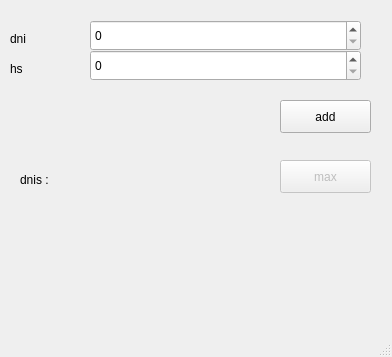
<?xml version="1.0" encoding="UTF-8"?>
<ui version="4.0">
 <class>MainWindow</class>
 <widget class="QMainWindow" name="MainWindow">
  <property name="geometry">
   <rect>
    <x>0</x>
    <y>0</y>
    <width>392</width>
    <height>357</height>
   </rect>
  </property>
  <property name="windowTitle">
   <string>MainWindow</string>
  </property>
  <widget class="QWidget" name="centralwidget">
   <widget class="QLabel" name="label">
    <property name="geometry">
     <rect>
      <x>10</x>
      <y>30</y>
      <width>64</width>
      <height>17</height>
     </rect>
    </property>
    <property name="text">
     <string>dni</string>
    </property>
   </widget>
   <widget class="QLabel" name="label_2">
    <property name="geometry">
     <rect>
      <x>10</x>
      <y>60</y>
      <width>64</width>
      <height>17</height>
     </rect>
    </property>
    <property name="text">
     <string>hs</string>
    </property>
   </widget>
   <widget class="QSpinBox" name="spinBox">
    <property name="geometry">
     <rect>
      <x>90</x>
      <y>20</y>
      <width>271</width>
      <height>31</height>
     </rect>
    </property>
    <property name="maximum">
     <number>999999999</number>
    </property>
   </widget>
   <widget class="QSpinBox" name="spinBox_2">
    <property name="geometry">
     <rect>
      <x>90</x>
      <y>50</y>
      <width>271</width>
      <height>31</height>
     </rect>
    </property>
   </widget>
   <widget class="QPushButton" name="pushButton">
    <property name="geometry">
     <rect>
      <x>280</x>
      <y>100</y>
      <width>91</width>
      <height>33</height>
     </rect>
    </property>
    <property name="text">
     <string>add</string>
    </property>
   </widget>
   <widget class="QPushButton" name="pushButton_2">
    <property name="enabled">
     <bool>false</bool>
    </property>
    <property name="geometry">
     <rect>
      <x>280</x>
      <y>160</y>
      <width>91</width>
      <height>33</height>
     </rect>
    </property>
    <property name="text">
     <string>max</string>
    </property>
   </widget>
   <widget class="QLabel" name="label_3">
    <property name="geometry">
     <rect>
      <x>20</x>
      <y>170</y>
      <width>251</width>
      <height>20</height>
     </rect>
    </property>
    <property name="text">
     <string>dnis : </string>
    </property>
   </widget>
  </widget>
  <widget class="QMenuBar" name="menubar">
   <property name="geometry">
    <rect>
     <x>0</x>
     <y>0</y>
     <width>392</width>
     <height>29</height>
    </rect>
   </property>
  </widget>
  <widget class="QStatusBar" name="statusbar"/>
 </widget>
 <resources/>
 <connections/>
</ui>
